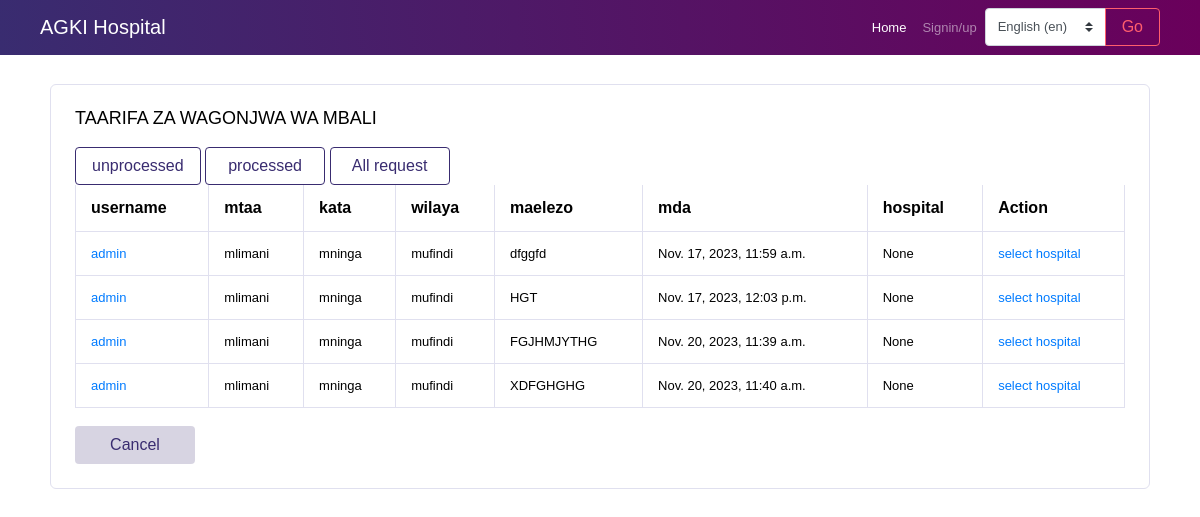
Page /sickinfolistunprocesed/ on the committed database.
### app/models.py (models this page shows, shortened)
class SickInfoModel(models.Model):
    user = models.ForeignKey(CustomUser,on_delete=models.CASCADE)
    mtaa = models.CharField(max_length=15)
    kata = models.CharField(max_length=30)
    wilaya = models.CharField(max_length=30)
    maelezo = models.TextField(max_length=1000)
    mda = models.DateTimeField(auto_now_add=True)
    service = models.CharField(max_length=20,null=True,blank=True)
    hospital = models.ForeignKey(HospitalRegistrationModel, on_delete=models.CASCADE,null=True,blank=True)
    hospital_assigned = models.BooleanField(default=False)

class CustomUser(AbstractUser):
    phone = models.CharField(max_length=15, null=True,blank=True)
    location = models.CharField(max_length=30, null=True, blank=True)
    department = models.ForeignKey(Department, on_delete=models.CASCADE, null=True,blank=True)
    reg_no = models.CharField(max_length=10, unique=True)
    age = models.IntegerField(null=True)
    image = models.ImageField(upload_to ='media/',blank=True,null=True)
    is_doctor = models.BooleanField(default=False)
    is_laboratorist = models.BooleanField(default=False)
    is_receptionist = models.BooleanField(default=False)
    is_pharmacist = models.BooleanField(default=False)
    is_patient = models.BooleanField(default=True)

### app/views.py (the view)
# urls.py: path('sickinfolistunprocesed/', views.sickinfolistunprocesed,name='sickinfolistunprocesed'),
def sickinfolistunprocesed(request):
    x = SickInfoModel.objects.exclude(hospital__isnull=False)
    context = {
        'x':x
    }
    return render(request,'app/sickinfolistunprocesed.html',context)

### app/templates/app/sickinfolistunprocesed.html
{% extends 'app/base.html' %}
{%block content%}
<br>
<div class="container mt-5">
<div class="col-12 grid-margin stretch-card">
    <div class="card">
      <div class="card-body">
        <h4 class="card-title">TAARIFA ZA WAGONJWA WA MBALI</h4>
        <a href="{% url 'sickinfolistunprocesed' %}"><button class='btn btn-outline-primary btn-fw'>unprocessed</button></a>
        <a href="{% url 'sickinfolistprocesed' %}"><button class='btn btn-outline-primary btn-fw'>processed</button></a>
        <a href="{% url 'sickinfolist' %}"><button class='btn btn-outline-primary btn-fw'>All request</button></a>
        <div class="table-responsive">
            {% if x %}
            <table class="table table-bordered">
                <thead>
                    <tr>
                        <th>username</th>
                        <th>mtaa</th>
                        <th>kata</th>
                        <th>wilaya </th>
                        <th>maelezo</th>
                        <th>mda</th>
                        <th>hospital</th>
                        <th>Action</th>
                    </tr>
                </thead>
                <tbody>
                    {% for i in x %}
                    <tr>
                        <td><a href="{% url 'detailedUser' i.id %}">{{i.user.username}}</a></td>
                        <td>{{i.mtaa}}</td>
                        <td>{{i.kata}}</td>
                        <td>{{i.wilaya}}</td>
                        <td>{{i.maelezo}}</td>
                        <td>{{i.mda}}</td>
                        <td>{{i.hospital}}</td>
                        <td><a href="{% url 'sickinfoEdit' i.pk %}">  select hospital</a></td>
                    </tr>
                    {% endfor %}
                </tbody>
            </table>
            {% else %}
            <br>
            <div class="alert alert-fill-primary" role="alert">
                <i class="fa fa-exclamation-triangle"></i>
                There! No info yet
              </div>
            {% endif %}
        </div>
        <br>
        <a href="{% url 'home' %}"><button class="btn btn-inverse-primary btn-fw">Cancel</button></a>
    </div>
    </div>
</div>
</div>
{%endblock%}

### rows in the picture
SickInfoModel: user.username "admin", mtaa "mlimani", kata "mninga", wilaya "mufindi", maelezo "dfggfd", mda "Nov. 17, 2023, 11:59 a.m.", hospital "None"
SickInfoModel: user.username "admin", mtaa "mlimani", kata "mninga", wilaya "mufindi", maelezo "HGT", mda "Nov. 17, 2023, 12:03 p.m.", hospital "None"
SickInfoModel: user.username "admin", mtaa "mlimani", kata "mninga", wilaya "mufindi", maelezo "FGJHMJYTHG", mda "Nov. 20, 2023, 11:39 a.m.", hospital "None"
SickInfoModel: user.username "admin", mtaa "mlimani", kata "mninga", wilaya "mufindi", maelezo "XDFGHGHG", mda "Nov. 20, 2023, 11:40 a.m.", hospital "None"

### other values in the picture
form field language "English (en)"
